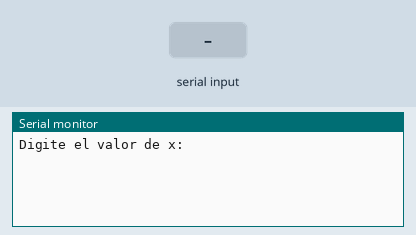
Simulated run of this program. Board: ESP32. Parts: the last lines printed to the serial monitor. The test bench sets the inputs (shaded band).

Above: at 1.2 s.
1.3 s: "90,45\n" received over Serial
At 2.63 s:
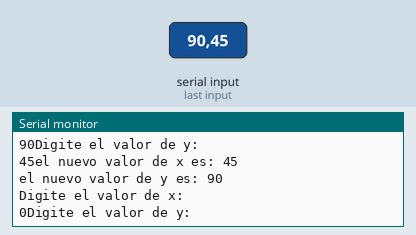
2.8 s: "30,150\n" received over Serial
At 4.8 s:
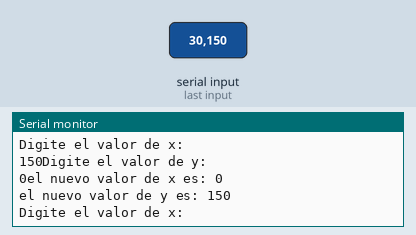

Measured:
- after the input at 1.3 s, the serial monitor: prints a new line at once (image 1)
- after the input at 2.8 s, the serial monitor: prints a new line at once (image 2)

The program:

main.cpp
```cpp
/*5. Escriba un fragmento de programa que intercambie los valores de dos
variables.

#include<iostream>

using namespace std;

int main(){
	int x,y, aux;

	cout<<"Digite el valor de x: "; cin>>x;
	cout<<"Digite el valor de y: "; cin>>y;

	aux = x;
	x = y;
	y = aux;

	cout<<"\nEl nuevo valor de x es: "<<x<<endl;
	cout<<"El nuevo valor de y es: "<<y<<endl;

	return 0;
}

*/

#include <Arduino.h>

int x,y, aux;

void setup()
{
  	Serial.begin(9600);
}

void loop()
{

	Serial.println("Digite el valor de x: "); while(!Serial.available()){} x = Serial.parseInt();
	Serial.print(String(x));
	Serial.println("Digite el valor de y: "); while(!Serial.available()){} y = Serial.parseInt();
	Serial.print(String(y));

  	aux = x;
	x = y;
	y = aux;

	Serial.println("el nuevo valor de x es: " + String(x));
	Serial.println("el nuevo valor de y es: " + String(y));


}
```
